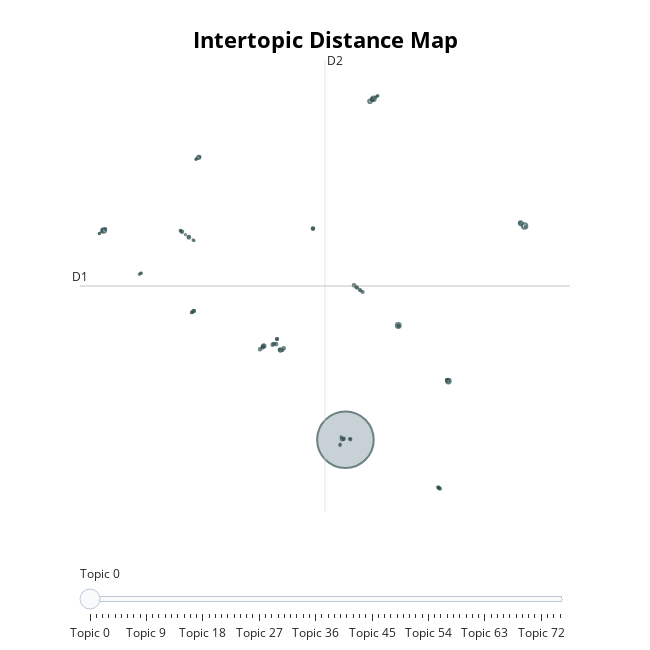

The notebook cell this image was saved under:
### Code cell
# visualize topics
topic_fig = topic_model.visualize_topics()
topic_fig.show()
